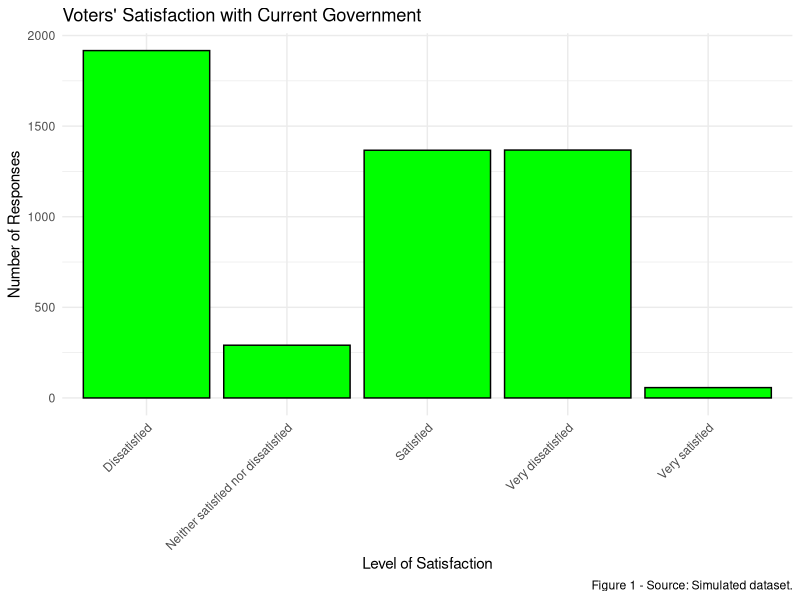
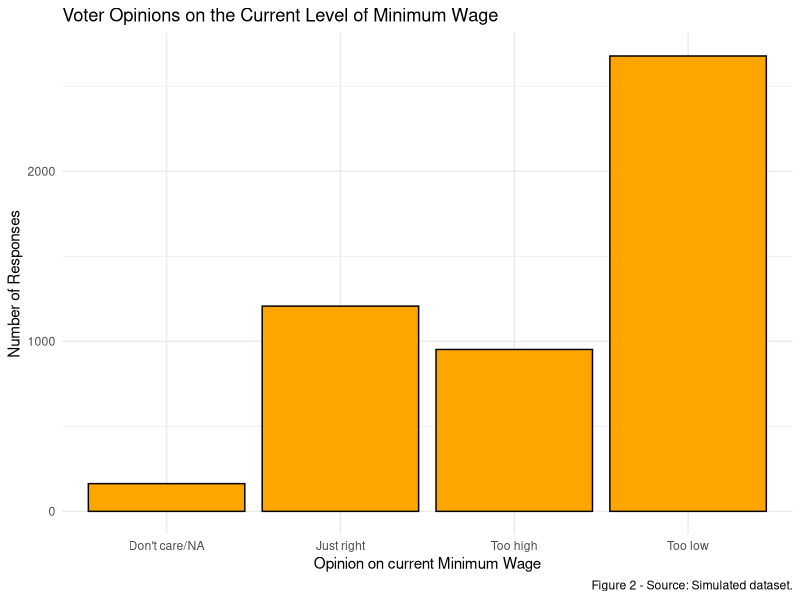
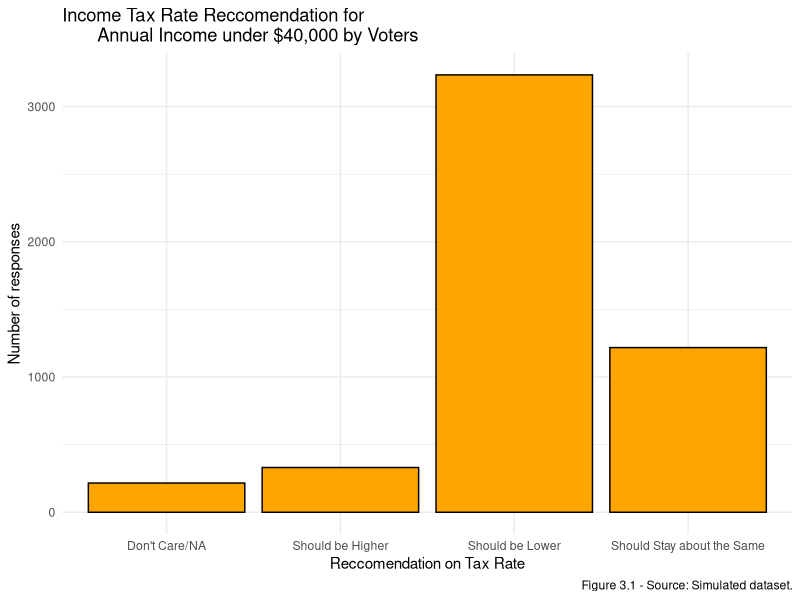
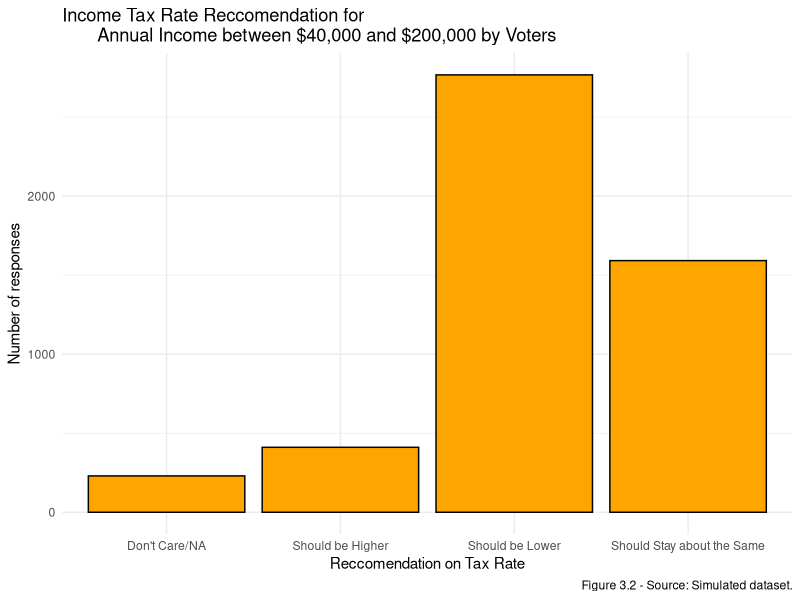
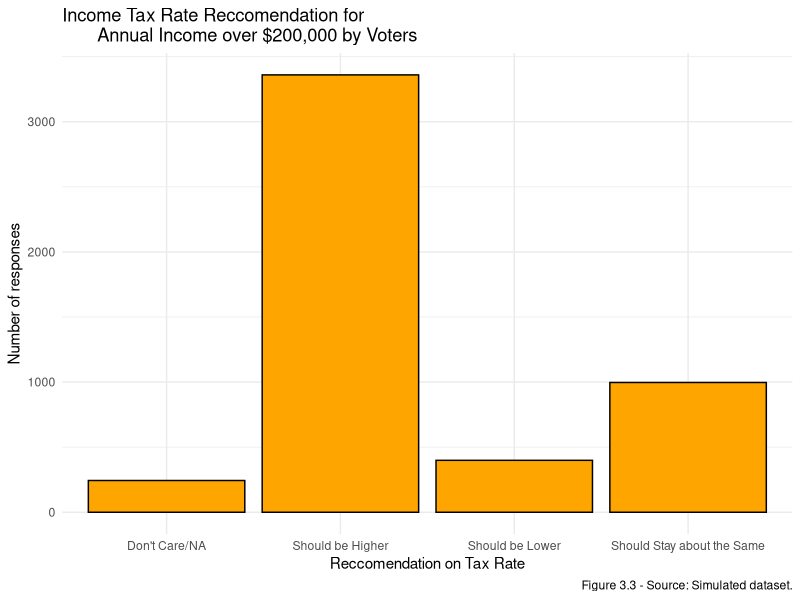
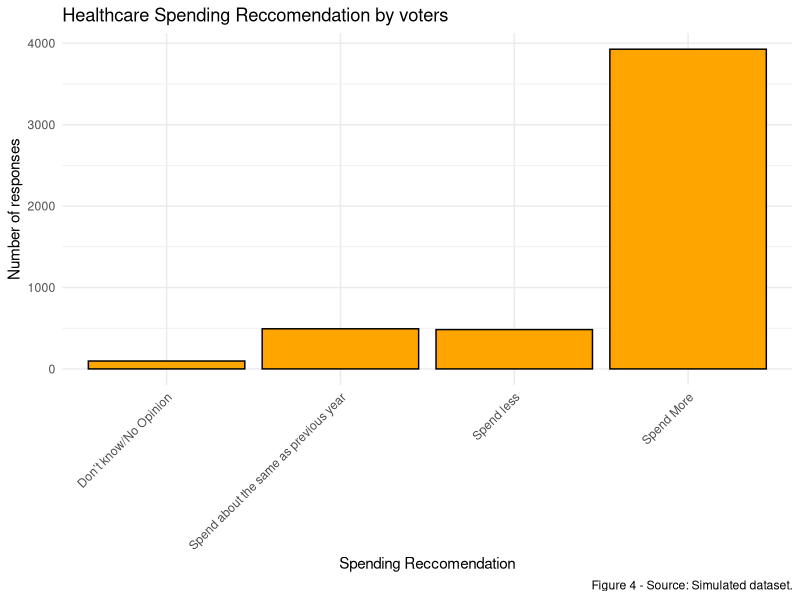
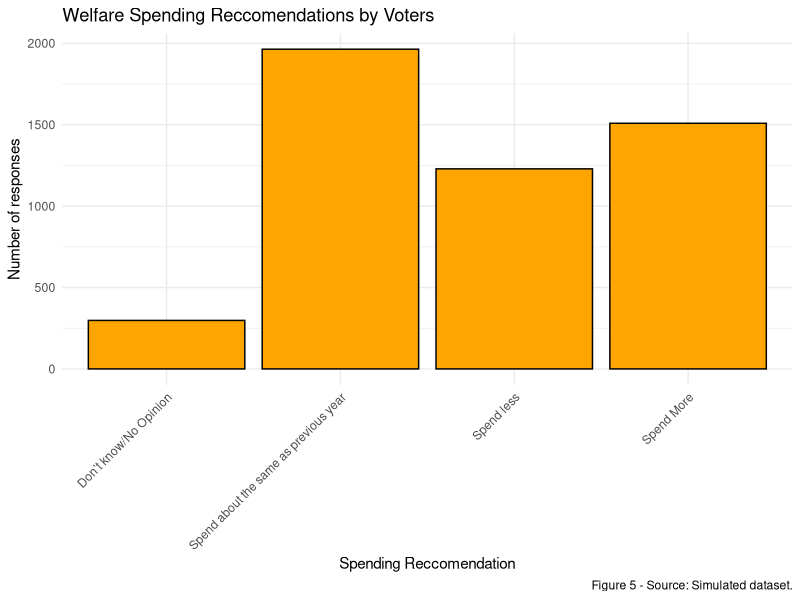
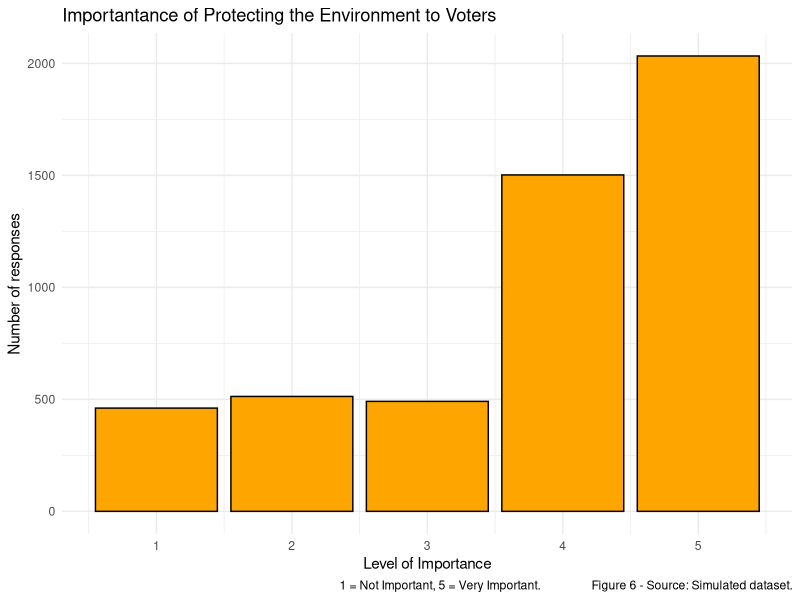

R code for these plots, in order: (Note: this script raises an error after producing the figures.)
## ---- chunk 1
knitr::opts_chunk$set(echo = TRUE)
library(tidyverse)
## ---- chunk 2
set.seed(314)
pop <- 11796032
survey_size <- 1000000
my_data2 <- tibble(
# Simulation for question "What is your age".
  Age = sample(x = 
                 c("18 to 24", "25 to 34", "35 to 44", 
                 "45 to 54", "55 to 64", "65 to 74",
                   "75+", "Prefer not to say")
               ,size = survey_size,replace = TRUE,
               prob = c(0.11, 0.152, 0.15, 0.18, 0.165,
                           0.11, 0.112, 0.02)),
# Simulation for question "How likely are you to vote in the upcoming election?".
  Likelyhood_Vote =sample(x = c("Very likely", "Likely",
                     "Unlikely", "Very Unlikely",
                     "Don't Know/Prefer Not to answer"),
               size = survey_size, replace = TRUE,
               prob = c(0.375, 0.375, 0.115, 0.115, 0.02)),

# Simulation for question "How satisfied are you with the current operation of the Ontario government?".
  Current_Gov =sample(x = c("Very satisfied", "Satisfied",
                     "Neither satisfied nor dissatisfied", 
                     "Dissatisfied", "Very dissatisfied"),
               size = survey_size, replace = TRUE,
               prob = c(0.01, 0.25, 0.05, 0.35, 0.25)),

# Simulation for question "What is your opinion on the Minimum Wage rate in the Province?".
  Min_Wage =sample(x = c("Too high", "Just right",
                     "Too low", "Don't care/NA"),
               size = survey_size, replace = TRUE,
               prob = c(0.20, 0.23, 0.54, 0.03)),

# Simulation for question "In your opinion, taxes for those with an income".
# Income less than $40,000.
  Taxes_low =sample(x = c("Should be Higher","Should Stay about the Same",
                     "Should be Lower", "Don't Care/NA"),
                     size = survey_size, replace = TRUE, 
                     prob = c(0.07, 0.24, 0.65, 0.04)),
# Income between $40,000 and $200,000.
  Taxes_mid =sample(x = c("Should be Higher", "Should Stay about the Same",
                     "Should be Lower", "Don't Care/NA"),
                     size = survey_size, replace = TRUE,
                     prob = c(0.08, 0.32, 0.55, 0.05)),
#Income greater than $200,000.
  Taxes_high = sample(x = c("Should be Higher", "Should Stay about the Same",
                     "Should be Lower", "Don't Care/NA"),
                     size = survey_size, replace = TRUE,
                     prob = c(0.67, 0.2, 0.08, 0.05)),

# Simulation for question "On a scale from 1 to 5, how important do you think the preservation of Ontario's environment is?".
  Environment =sample(x = c(1:5),
               size = survey_size, replace = TRUE,
               prob = c(0.1, 0.1, 0.1, 0.3, 0.4)),

# Simulation for question "How much money would you like to see go toward benefiting those on welfare?".
  Welfare =sample(x = c("Spend More", "Spend less",
                           "Spend about the same as previous year",
                            "Don’t know/No Opinion"),
               size = survey_size, replace = TRUE,
               prob = c(0.3, 0.25, 0.4, 0.05)),

#Simulation for question "How much money should be spent on Healthcare facilities in Ontario?".
  Healthcare =sample(x = c("Spend More", "Spend less",
                           "Spend about the same as previous year",
                            "Don’t know/No Opinion"),
                     size = survey_size, replace = TRUE,
                     prob = c(0.78, 0.10, 0.10, 0.02)),

# Simulation for question "What do you think about the current price of hydroelectricity in Ontario?". 
 Hydro =sample(x = c("Too expensive", "Too cheap",
                           "Fairly priced", "No Opinion"),
                     size = survey_size, replace = TRUE,
                     prob = c(0.75, 0.08, 0.15, 0.02)),

# Simulation for question "Through what avenue do you most judge a political candidate?". 
  Gather_info =sample(x = c("Candidate address and speeches", "Online news sources",
                        "TV", "Newspaper articles", "Social Media", "Other"),
                     size = survey_size, replace = TRUE,
                     prob = c(0.1, 0.25, 0.36, 0.5, 0.37, 0.03)),
)
## ---- chunk 3
set.seed(314)
my_data <- sample_n(my_data2, 5000)
head(my_data)
## ---- chunk 4
# Bar Graph for question "How satisfied are you with the current operation of the Ontario government?"
my_data %>%
  ggplot(aes(x = Current_Gov)) + 
  geom_bar(color = 'black', fill = 'Green') + 
  labs(title = "Voters' Satisfaction with Current Government", 
       x = "Level of Satisfaction", 
       y = "Number of Responses",
       caption = "Figure 1 - Source: Simulated dataset.") + 
  theme_minimal() + 
  theme(axis.text.x=element_text(angle=45,hjust=1))
## ---- chunk 5
#Bar graph for question "What is your opinion on the Minimum Wage rate in the Province"
my_data %>%
  ggplot(aes(x = Min_Wage)) + 
  geom_bar(color = 'black',fill = "orange") + labs(title="Voter Opinions on the Current Level of Minimum Wage",
       x = "Opinion on current Minimum Wage",
       y = "Number of Responses",
       caption = "Figure 2 - Source: Simulated dataset.") +
  theme_minimal()
## ---- chunk 6
# Bar plot for question "In your opinion, taxes for those with an income:Less than $40,000"
my_data %>%
  ggplot(aes(x = Taxes_low)) + 
  geom_bar(color = 'black',fill = "orange") + 
  labs(title="Income Tax Rate Reccomendation for 
       Annual Income under $40,000 by Voters",
       x = "Reccomendation on Tax Rate",
       y = "Number of responses",
       caption = "Figure 3.1 - Source: Simulated dataset.") +
  theme_minimal()
## ---- chunk 7
#Bar plot for question "In your opinion, taxes for those with an income:Between $40,000 and $200,000"
my_data %>%
  ggplot(aes(x =Taxes_mid )) + 
  geom_bar(color = 'black',fill = "orange") +
  labs(title="Income Tax Rate Reccomendation for 
       Annual Income between $40,000 and $200,000 by Voters",
       x = "Reccomendation on Tax Rate",
       y = "Number of responses",
       caption = "Figure 3.2 - Source: Simulated dataset.") +
  theme_minimal()
## ---- chunk 8
# Bar plot for question"In your opinion, taxes for those with an income:Greater than $200,000"
my_data %>%
  ggplot(aes(x = Taxes_high )) + 
  geom_bar(color = 'black',fill = "orange") + 
  labs(title="Income Tax Rate Reccomendation for 
       Annual Income over $200,000 by Voters",
        x = "Reccomendation on Tax Rate",
        y = "Number of responses",
        caption = "Figure 3.3 - Source: Simulated dataset.") +
  theme_minimal()
## ---- chunk 9
#Bar plot for question "How much money should be spent on Healthcare in Ontario?"
my_data %>%
  ggplot(aes(x = Healthcare)) + 
  geom_bar(color = 'black',fill = "orange") +
  labs(title="Healthcare Spending Reccomendation by voters",
         x = "Spending Reccomendation", 
         y = "Number of responses",
         caption = "Figure 4 - Source: Simulated dataset.") + 
  theme_minimal() + 
  theme(axis.text.x=element_text(angle=45,hjust=1))
## ---- chunk 10
# Bar plot for question "How much money would you like to see go toward benefiting those on welfare"
my_data %>%
  ggplot(aes(x = Welfare)) + 
  geom_bar(color = 'black',fill = "orange") + 
  labs(title="Welfare Spending Reccomendations by Voters",
       x = "Spending Reccomendation",
       y = "Number of responses",
       caption = "Figure 5 - Source: Simulated dataset.") +
  theme_minimal() + 
  theme(axis.text.x=element_text(angle=45,hjust=1))
## ---- chunk 11
# Bar plot for question "On a scale from 1 to 5, how important do you think the preservation of Ontario's environment is?"
my_data %>%
  ggplot(aes(x = Environment)) + 
  geom_bar(color = 'black',fill = "orange") + 
  labs(title="Importantance of Protecting the Environment to Voters",
       x = "Level of Importance",
       y = "Number of responses",
       caption = "1 = Not Important, 5 = Very Important.                 Figure 6 - Source: Simulated dataset.") +
  theme_minimal()
## ---- chunk 12
# Bar plot for the question "What do you think about the current cost of hydroelectricity?"
my_data %>%
  ggplot(aes(x = Hydro)) + 
  geom_bar(color = 'black',fill = "orange") + 
  labs(title="Opinions on current Hydroelectricity Prices in Ontario",
       x = "Opinion",
       y = "Number of responses",
       caption = "Figure 7 - Source: Simulated dataset.") +
  theme_minimal()
## ---- chunk 13
#Bar plot for the question "Through what avenue do you most judge a political candidate?"
my_data %>%
  ggplot(aes(x = Gather_info)) + 
  geom_bar(color = 'black',fill = "orange") + 
  labs(title="Oulets that voters use most to judge a candidate",
       x = "Media Outlets",
       y = "Number of responses",
       caption = "Figure 8 - Source: Simulated dataset.") + 
  theme_minimal() + 
  theme(axis.text.x=element_text(angle=45,hjust=1))
## ---- chunk 14
knitr::include_graphics('Question 1.png')
knitr::include_graphics('Question 2.png')
knitr::include_graphics('Question 3.png')
knitr::include_graphics('Question 4.png')
knitr::include_graphics('Question 5.png')
knitr::include_graphics('Question 6.png')
knitr::include_graphics('Question 7.png')
knitr::include_graphics('Question 8 (1).png')
knitr::include_graphics('Question 9.png')
knitr::include_graphics('Question 10.png')
